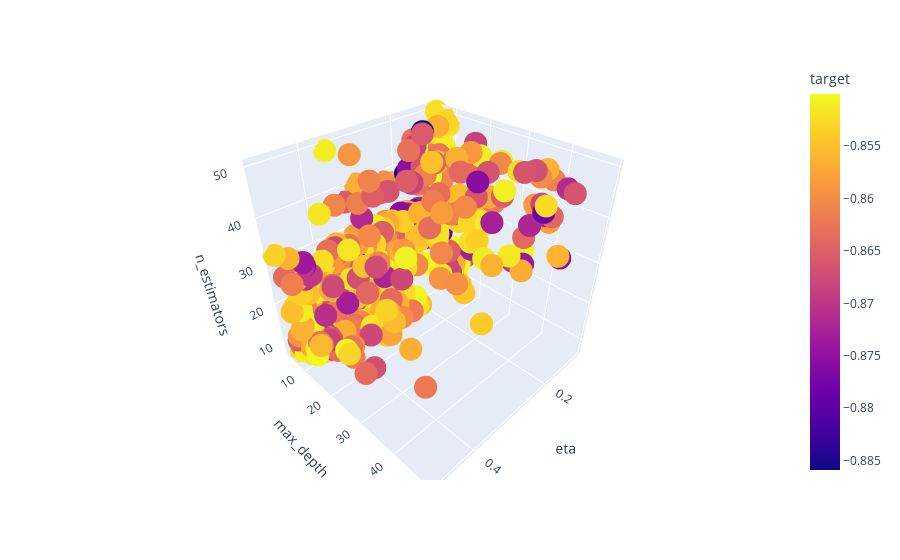

The cell this chart's notebook holds for it:
### Code cell
px.scatter_3d(df1, x = "eta", y = "max_depth", z = "n_estimators", color = "target")

### Figure 1 — Plotly figure (JSON) as saved in the notebook; plotly's stock layout.template omitted (floating-point values rounded to 4 significant figures; data arrays with more than 128 entries replaced by an {"elided": "..."} marker saying what was removed)
{"data": [{"hovertemplate": "eta=%{x}<br>max_depth=%{y}<br>n_estimators=%{z}<br>target=%{marker.color}<extra></extra>", "legendgroup": "", "marker": {"color": {"elided": "690 float values"}, "coloraxis": "coloraxis", "symbol": "circle"}, "mode": "markers", "name": "", "scene": "scene", "showlegend": false, "type": "scatter3d", "x": {"elided": "690 float values"}, "y": {"elided": "690 int values"}, "z": {"elided": "690 int values"}}], "layout": {"coloraxis": {"colorbar": {"title": {"text": "target"}}, "colorscale": [[0, "#0d0887"], [0.1111, "#46039f"], [0.2222, "#7201a8"], [0.3333, "#9c179e"], [0.4444, "#bd3786"], [0.5556, "#d8576b"], [0.6667, "#ed7953"], [0.7778, "#fb9f3a"], [0.8889, "#fdca26"], [1, "#f0f921"]]}, "legend": {"tracegroupgap": 0}, "margin": {"t": 60}, "scene": {"domain": {"x": [0, 1], "y": [0, 1]}, "xaxis": {"title": {"text": "eta"}}, "yaxis": {"title": {"text": "max_depth"}}, "zaxis": {"title": {"text": "n_estimators"}}}}}
